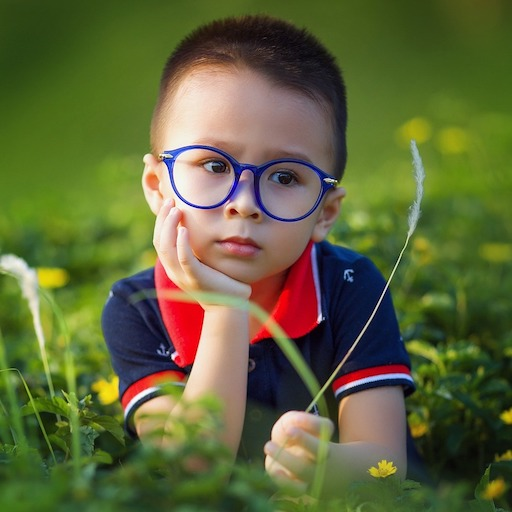
#> input picture data/images/sample.jpg, 512 x 512 px
$ python 14_warpAffine.py
#> lines starting #> are read from the running program, lines starting #| are printed output that depends on the picture
import cv2
import numpy as np

source = cv2.imread('data/images/sample.jpg',1)
#> source is the input picture: shape (512, 512, 3); mean B, G, R 57.8, 101.6, 95.4

warpMat = np.float32( [1.2, 0.2, 2, -0.3, 1.3, 1] )
warpMat = warpMat.reshape(2,3)

result = cv2.warpAffine(source, warpMat,
                        ( int(source.shape[1]*1.5) , int(source.shape[0]*1.5) ) )
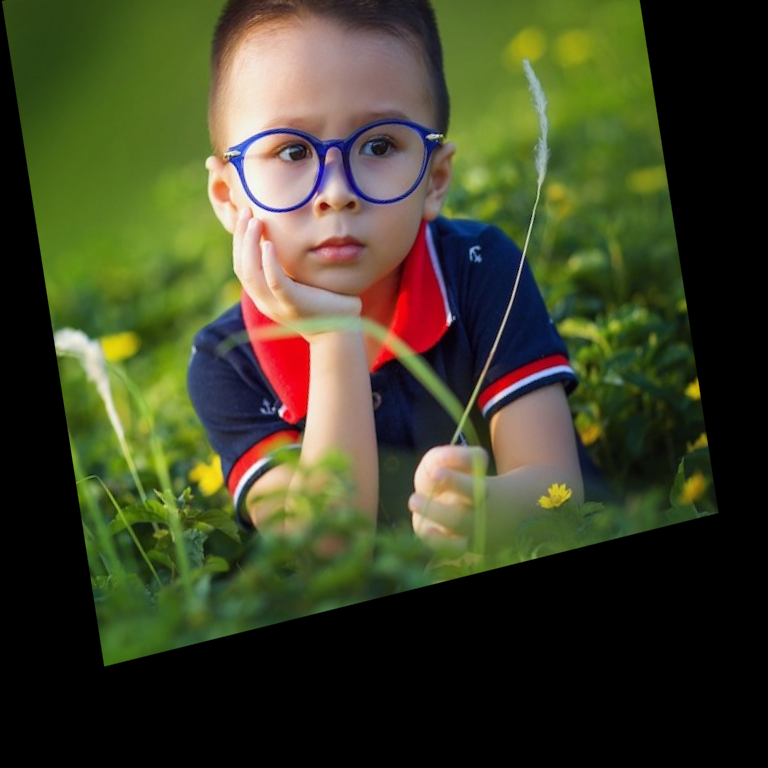
#> result: shape (768, 768, 3); mean B, G, R 39.4, 66.6, 63.6

warpMat2 = np.float32( [1.6, 0.5, 3, -0.4, 1.3, 1] )
warpMat2 = warpMat2.reshape(2,3)
result2 = cv2.warpAffine(source, warpMat2,
                        ( int(source.shape[1]*1.5) , int(source.shape[0]*1.5) ) )
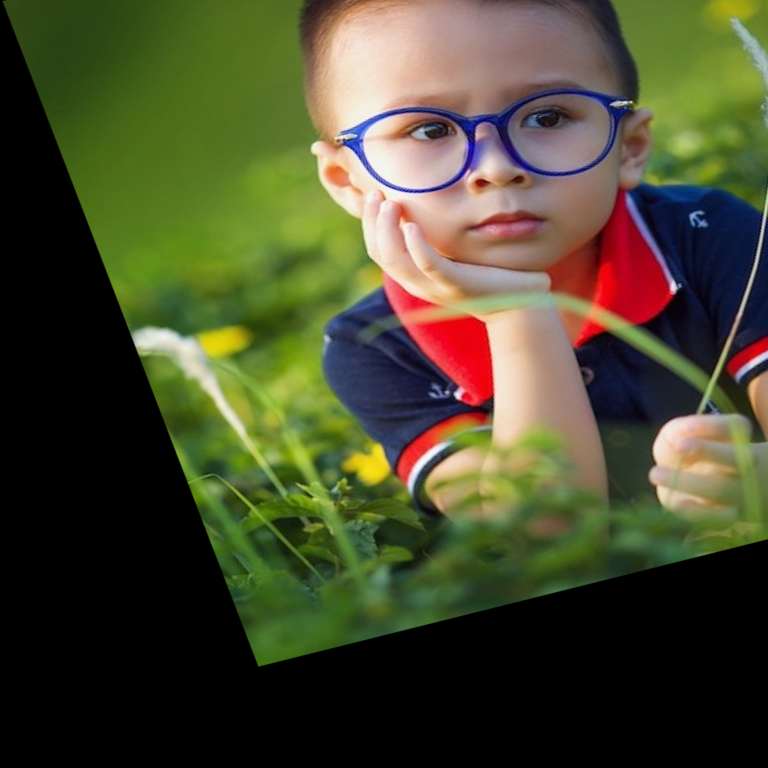
#> result2: shape (768, 768, 3); mean B, G, R 46, 73.4, 72.9


cv2.imshow('origin', source)
cv2.imshow('result', result)
cv2.imshow('result2', result2)

cv2.waitKey()
cv2.destroyAllWindows()
